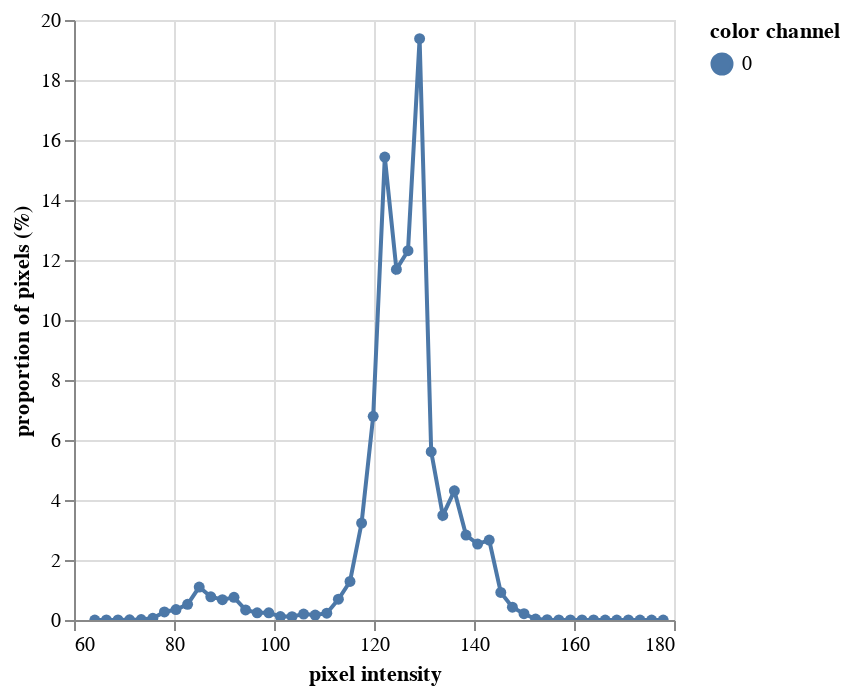

This figure's notebook cell:
### Markdown cell above
Inputs:
* img            = an RGB or grayscale image to analyze
* mask           = binary mask, calculate histogram from masked area only (default=None)
* bins           = divide the data into n evenly spaced bins (default=100)
* lower_bound    = the lower bound of the bins (x-axis min value) (default=None)
* upper_bound    = the upper bound of the bins (x-axis max value) (default=None)
* title          = a custom title for the plot (default=None)
* hist_data      = return the frequency distribution data if True (default=False)

Returns:
* fig_hist       = histogram figure
* hist_df        = dataframe with histogram data, with columns "pixel intensity" and "proportion                    of pixels (%)"
*Look at your picture, what percentage of the picture is plant versus background? It will be helpful to keep this in mind when you look at the histogram output.*

### Code cell
# Use *pcv.visualize.histogram()* to see the distribution of pixel values in the grayscale
# and store it in the variable *hist*.
# We will create **50 bins** to start with but play with the bins until you can see
# discrete peaks.
# Set *img* to *gray_img* since that is the image whose pixel distribution we wish to see.

# Visualize a histogram of the grayscale values to identify signal related to the plant
# vs the background.
hist = pcv.visualize.histogram(img=gray_img,
                               bins=50
                              )

### Figure 1 — Vega-Lite specification as saved in the notebook (floating-point values rounded to 4 significant figures)
{"config": {"view": {"continuousWidth": 300, "continuousHeight": 300}}, "data": {"name": "data-b4c03f521c169bd93cca517c8f4d3b46"}, "mark": {"type": "line", "point": true}, "encoding": {"color": {"field": "color channel", "type": "nominal"}, "tooltip": [{"field": "pixel intensity", "type": "quantitative"}, {"field": "proportion of pixels (%)", "type": "quantitative"}], "x": {"field": "pixel intensity", "type": "quantitative"}, "y": {"field": "proportion of pixels (%)", "type": "quantitative"}}, "params": [{"name": "param_1", "select": {"type": "interval", "encodings": ["x", "y"]}, "bind": "scales"}], "$schema": "https://vega.github.io/schema/vega-lite/v5.8.0.json", "datasets": {"data-b4c03f521c169bd93cca517c8f4d3b46": [{"pixel intensity": 64.16, "proportion of pixels (%)": 1.984e-05, "hist_count": 1, "color channel": "0"}, {"pixel intensity": 66.48, "proportion of pixels (%)": 0.0001389, "hist_count": 7, "color channel": "0"}, {"pixel intensity": 68.8, "proportion of pixels (%)": 0.0005951, "hist_count": 30, "color channel": "0"}, {"pixel intensity": 71.12, "proportion of pixels (%)": 0.005237, "hist_count": 264, "color channel": "0"}, {"pixel intensity": 73.44, "proportion of pixels (%)": 0.01654, "hist_count": 834, "color channel": "0"}, {"pixel intensity": 75.76, "proportion of pixels (%)": 0.0582, "hist_count": 2934, "color channel": "0"}, {"pixel intensity": 78.08, "proportion of pixels (%)": 0.2676, "hist_count": 13490, "color channel": "0"}, {"pixel intensity": 80.4, "proportion of pixels (%)": 0.3493, "hist_count": 17608, "color channel": "0"}, {"pixel intensity": 82.72, "proportion of pixels (%)": 0.5223, "hist_count": 26330, "color channel": "0"}, {"pixel intensity": 85.04, "proportion of pixels (%)": 1.098, "hist_count": 55371, "color channel": "0"}, {"pixel intensity": 87.36, "proportion of pixels (%)": 0.7739, "hist_count": 39016, "color channel": "0"}, {"pixel intensity": 89.68, "proportion of pixels (%)": 0.6774, "hist_count": 34152, "color channel": "0"}, {"pixel intensity": 92.0, "proportion of pixels (%)": 0.7558, "hist_count": 38104, "color channel": "0"}, {"pixel intensity": 94.32, "proportion of pixels (%)": 0.3367, "hist_count": 16976, "color channel": "0"}, {"pixel intensity": 96.64, "proportion of pixels (%)": 0.2403, "hist_count": 12112, "color channel": "0"}, {"pixel intensity": 98.96, "proportion of pixels (%)": 0.2408, "hist_count": 12137, "color channel": "0"}, {"pixel intensity": 101.3, "proportion of pixels (%)": 0.1145, "hist_count": 5773, "color channel": "0"}, {"pixel intensity": 103.6, "proportion of pixels (%)": 0.1128, "hist_count": 5687, "color channel": "0"}, {"pixel intensity": 105.9, "proportion of pixels (%)": 0.1971, "hist_count": 9934, "color channel": "0"}, {"pixel intensity": 108.2, "proportion of pixels (%)": 0.1661, "hist_count": 8375, "color channel": "0"}, {"pixel intensity": 110.6, "proportion of pixels (%)": 0.2266, "hist_count": 11423, "color channel": "0"}, {"pixel intensity": 112.9, "proportion of pixels (%)": 0.6921, "hist_count": 34890, "color channel": "0"}, {"pixel intensity": 115.2, "proportion of pixels (%)": 1.283, "hist_count": 64704, "color channel": "0"}, {"pixel intensity": 117.5, "proportion of pixels (%)": 3.233, "hist_count": 162974, "color channel": "0"}, {"pixel intensity": 119.8, "proportion of pixels (%)": 6.79, "hist_count": 342302, "color channel": "0"}, {"pixel intensity": 122.2, "proportion of pixels (%)": 15.43, "hist_count": 777976, "color channel": "0"}, {"pixel intensity": 124.5, "proportion of pixels (%)": 11.69, "hist_count": 589176, "color channel": "0"}, {"pixel intensity": 126.8, "proportion of pixels (%)": 12.31, "hist_count": 620604, "color channel": "0"}, {"pixel intensity": 129.1, "proportion of pixels (%)": 19.38, "hist_count": 976963, "color channel": "0"}, {"pixel intensity": 131.4, "proportion of pixels (%)": 5.612, "hist_count": 282896, "color channel": "0"}, {"pixel intensity": 133.8, "proportion of pixels (%)": 3.486, "hist_count": 175758, "color channel": "0"}, {"pixel intensity": 136.1, "proportion of pixels (%)": 4.307, "hist_count": 217125, "color channel": "0"}, {"pixel intensity": 138.4, "proportion of pixels (%)": 2.832, "hist_count": 142759, "color channel": "0"}, {"pixel intensity": 140.7, "proportion of pixels (%)": 2.532, "hist_count": 127635, "color channel": "0"}, {"pixel intensity": 143.0, "proportion of pixels (%)": 2.663, "hist_count": 134266, "color channel": "0"}, {"pixel intensity": 145.4, "proportion of pixels (%)": 0.9177, "hist_count": 46266, "color channel": "0"}, {"pixel intensity": 147.7, "proportion of pixels (%)": 0.4256, "hist_count": 21458, "color channel": "0"}, {"pixel intensity": 150.0, "proportion of pixels (%)": 0.2093, "hist_count": 10549, "color channel": "0"}, {"pixel intensity": 152.3, "proportion of pixels (%)": 0.03285, "hist_count": 1656, "color channel": "0"}, {"pixel intensity": 154.6, "proportion of pixels (%)": 0.01037, "hist_count": 523, "color channel": "0"}, {"pixel intensity": 157.0, "proportion of pixels (%)": 0.003947, "hist_count": 199, "color channel": "0"}, {"pixel intensity": 159.3, "proportion of pixels (%)": 0.0007339, "hist_count": 37, "color channel": "0"}, {"pixel intensity": 161.6, "proportion of pixels (%)": 0.0003174, "hist_count": 16, "color channel": "0"}, {"pixel intensity": 163.9, "proportion of pixels (%)": 0.0002182, "hist_count": 11, "color channel": "0"}, {"pixel intensity": 166.2, "proportion of pixels (%)": 5.951e-05, "hist_count": 3, "color channel": "0"}, {"pixel intensity": 168.6, "proportion of pixels (%)": 3.967e-05, "hist_count": 2, "color channel": "0"}, {"pixel intensity": 170.9, "proportion of pixels (%)": 9.918e-05, "hist_count": 5, "color channel": "0"}, {"pixel intensity": 173.2, "proportion of pixels (%)": 0.0, "hist_count": 0, "color channel": "0"}, {"pixel intensity": 175.5, "proportion of pixels (%)": 0.0, "hist_count": 0, "color channel": "0"}, {"pixel intensity": 177.8, "proportion of pixels (%)": 1.984e-05, "hist_count": 1, "color channel": "0"}]}}
